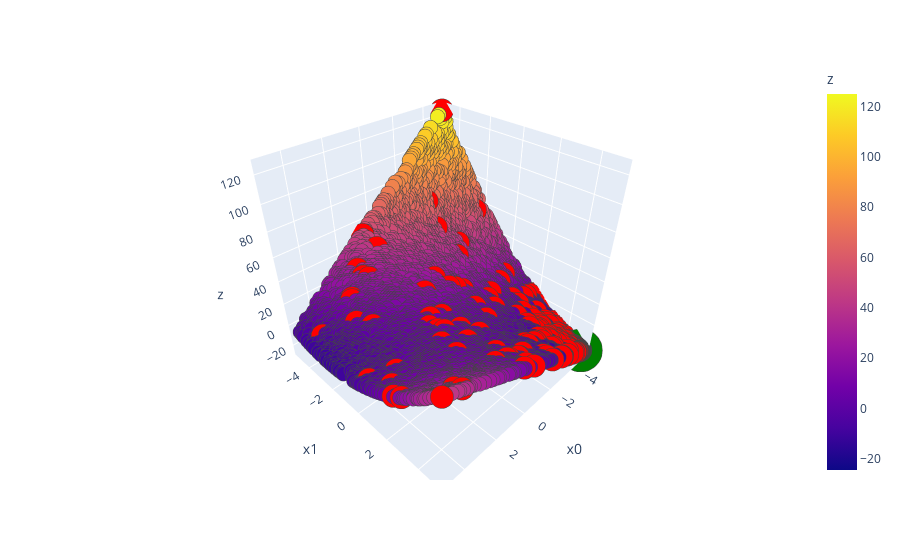

Write notebook code for a chart like this one.
### Code cell
X,minimum, best_point=Optimtm(funct,boundaries_,True)
print(best_point)

### Figure 1 — Plotly figure (JSON) as saved in the notebook; plotly's stock layout.template omitted (floating-point values rounded to 4 significant figures; data arrays with more than 128 entries replaced by an {"elided": "..."} marker saying what was removed)
{"data": [{"hoverlabel": {"namelength": 0}, "hovertemplate": "x0=%{x}<br>x1=%{y}<br>z=%{marker.color}", "legendgroup": "", "marker": {"color": {"elided": "5000 float values"}, "coloraxis": "coloraxis", "line": {"width": 2}, "size": 5, "symbol": "circle"}, "mode": "markers", "name": "", "scene": "scene", "showlegend": false, "type": "scatter3d", "x": {"elided": "5000 float values"}, "y": {"elided": "5000 float values"}, "z": {"elided": "5000 float values"}}, {"hoverlabel": {"namelength": 0}, "hovertemplate": "x0=%{x}<br>x1=%{y}<br>z=%{z}", "legendgroup": "", "marker": {"color": "red", "line": {"width": 2}, "size": 8, "symbol": "circle"}, "mode": "markers", "name": "", "scene": "scene", "showlegend": false, "type": "scatter3d", "x": {"elided": "390 float values"}, "y": {"elided": "390 float values"}, "z": {"elided": "390 float values"}}, {"hoverlabel": {"namelength": 0}, "hovertemplate": "x0=%{x}<br>x1=%{y}<br>z=%{z}", "legendgroup": "", "marker": {"color": "green", "line": {"width": 2}, "size": 15, "symbol": "circle"}, "mode": "markers", "name": "", "scene": "scene", "showlegend": false, "type": "scatter3d", "x": [-5], "y": [5], "z": [-25]}], "layout": {"coloraxis": {"colorbar": {"title": {"text": "z"}}, "colorscale": [[0, "#0d0887"], [0.1111, "#46039f"], [0.2222, "#7201a8"], [0.3333, "#9c179e"], [0.4444, "#bd3786"], [0.5556, "#d8576b"], [0.6667, "#ed7953"], [0.7778, "#fb9f3a"], [0.8889, "#fdca26"], [1, "#f0f921"]]}, "legend": {"tracegroupgap": 0}, "margin": {"t": 60}, "scene": {"domain": {"x": [0, 1], "y": [0, 1]}, "xaxis": {"title": {"text": "x0"}}, "yaxis": {"title": {"text": "x1"}}, "zaxis": {"title": {"text": "z"}}}}}
